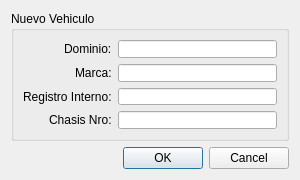
<?xml version="1.0" encoding="UTF-8"?>
<ui version="4.0">
 <class>DialogAltaVehiculo</class>
 <widget class="QDialog" name="DialogAltaVehiculo">
  <property name="geometry">
   <rect>
    <x>0</x>
    <y>0</y>
    <width>300</width>
    <height>180</height>
   </rect>
  </property>
  <property name="minimumSize">
   <size>
    <width>300</width>
    <height>180</height>
   </size>
  </property>
  <property name="maximumSize">
   <size>
    <width>300</width>
    <height>180</height>
   </size>
  </property>
  <property name="windowTitle">
   <string>Alta Vehiculo</string>
  </property>
  <layout class="QVBoxLayout" name="verticalLayout">
   <item>
    <widget class="QGroupBox" name="groupBox">
     <property name="title">
      <string>Nuevo Vehiculo</string>
     </property>
     <layout class="QFormLayout" name="formLayout">
      <property name="labelAlignment">
       <set>Qt::AlignRight|Qt::AlignTrailing|Qt::AlignVCenter</set>
      </property>
      <item row="0" column="0">
       <widget class="QLabel" name="label">
        <property name="text">
         <string>Dominio:</string>
        </property>
       </widget>
      </item>
      <item row="1" column="0">
       <widget class="QLabel" name="label_2">
        <property name="text">
         <string>Marca:</string>
        </property>
       </widget>
      </item>
      <item row="0" column="1">
       <widget class="QLineEdit" name="lineEditDominio"/>
      </item>
      <item row="2" column="0">
       <widget class="QLabel" name="label_3">
        <property name="text">
         <string>Registro Interno:</string>
        </property>
       </widget>
      </item>
      <item row="1" column="1">
       <widget class="QLineEdit" name="lineEditMarca"/>
      </item>
      <item row="2" column="1">
       <widget class="QLineEdit" name="lineEditRegistroInterno"/>
      </item>
      <item row="3" column="1">
       <widget class="QLineEdit" name="lineEditChasisNro"/>
      </item>
      <item row="3" column="0">
       <widget class="QLabel" name="label_4">
        <property name="text">
         <string>Chasis Nro:</string>
        </property>
       </widget>
      </item>
     </layout>
    </widget>
   </item>
   <item>
    <widget class="QDialogButtonBox" name="buttonBox">
     <property name="orientation">
      <enum>Qt::Horizontal</enum>
     </property>
     <property name="standardButtons">
      <set>QDialogButtonBox::Cancel|QDialogButtonBox::Ok</set>
     </property>
    </widget>
   </item>
  </layout>
 </widget>
 <resources/>
 <connections>
  <connection>
   <sender>buttonBox</sender>
   <signal>accepted()</signal>
   <receiver>DialogAltaVehiculo</receiver>
   <slot>accept()</slot>
   <hints>
    <hint type="sourcelabel">
     <x>248</x>
     <y>254</y>
    </hint>
    <hint type="destinationlabel">
     <x>157</x>
     <y>274</y>
    </hint>
   </hints>
  </connection>
  <connection>
   <sender>buttonBox</sender>
   <signal>rejected()</signal>
   <receiver>DialogAltaVehiculo</receiver>
   <slot>reject()</slot>
   <hints>
    <hint type="sourcelabel">
     <x>316</x>
     <y>260</y>
    </hint>
    <hint type="destinationlabel">
     <x>286</x>
     <y>274</y>
    </hint>
   </hints>
  </connection>
 </connections>
</ui>
